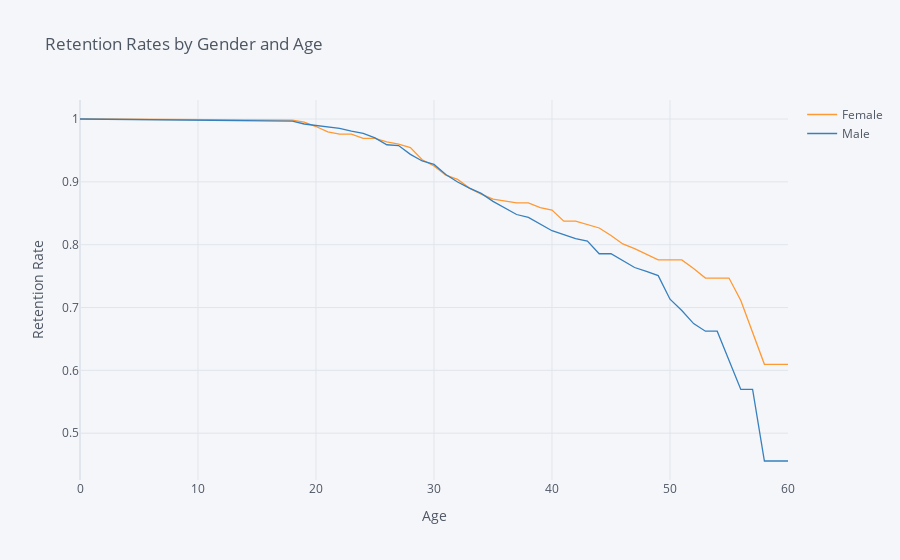

Notebook code for this chart:
### Code cell
uno =  survival(data, 'Gender', 'Age', 'Attrition')
uno.iplot(kind='line', xTitle='Age', yTitle='Retention Rate',
            title='Retention Rates by Gender and Age')

### Figure 1 — Plotly figure (JSON) as saved in the notebook; plotly's stock layout.template omitted (floating-point values rounded to 4 significant figures)
{"data": [{"line": {"color": "rgba(255, 153, 51, 1.0)", "dash": "solid", "shape": "linear", "width": 1.3}, "mode": "lines", "name": "Female", "text": "", "type": "scatter", "x": [0, 18, 19, 20, 21, 22, 23, 24, 25, 26, 27, 28, 29, 30, 31, 32, 33, 34, 35, 36, 37, 38, 39, 40, 41, 42, 43, 44, 45, 46, 47, 48, 49, 50, 51, 52, 53, 54, 55, 56, 57, 58, 59, 60], "y": [1, 0.9983, 0.9949, 0.988, 0.9794, 0.976, 0.976, 0.969, 0.969, 0.9637, 0.9601, 0.9544, 0.9352, 0.9252, 0.9105, 0.904, 0.8901, 0.8804, 0.8725, 0.8696, 0.8665, 0.8665, 0.8591, 0.8551, 0.8374, 0.8374, 0.8322, 0.8266, 0.8146, 0.8011, 0.7936, 0.785, 0.7757, 0.7757, 0.7757, 0.7621, 0.7469, 0.7469, 0.7469, 0.7113, 0.6605, 0.6097, 0.6097, 0.6097]}, {"line": {"color": "rgba(55, 128, 191, 1.0)", "dash": "solid", "shape": "linear", "width": 1.3}, "mode": "lines", "name": "Male", "text": "", "type": "scatter", "x": [0, 18, 19, 20, 21, 22, 23, 24, 25, 26, 27, 28, 29, 30, 31, 32, 33, 34, 35, 36, 37, 38, 39, 40, 41, 42, 43, 44, 45, 46, 47, 48, 49, 50, 51, 52, 53, 54, 55, 56, 57, 58, 59, 60], "y": [1, 0.9966, 0.9921, 0.9898, 0.9886, 0.9852, 0.9806, 0.977, 0.9699, 0.959, 0.9578, 0.9438, 0.9332, 0.9277, 0.9118, 0.8997, 0.8901, 0.8817, 0.8689, 0.8589, 0.848, 0.8433, 0.8331, 0.8222, 0.8162, 0.8096, 0.8058, 0.7856, 0.7856, 0.7752, 0.7637, 0.7575, 0.7508, 0.7132, 0.6952, 0.6744, 0.6624, 0.6624, 0.6172, 0.5697, 0.5697, 0.4558, 0.4558, 0.4558]}], "layout": {"autosize": true, "legend": {"bgcolor": "#F5F6F9", "font": {"color": "#4D5663"}}, "paper_bgcolor": "#F5F6F9", "plot_bgcolor": "#F5F6F9", "title": {"font": {"color": "#4D5663"}, "text": "Retention Rates by Gender and Age"}, "xaxis": {"autorange": true, "gridcolor": "#E1E5ED", "range": [0, 60], "showgrid": true, "tickfont": {"color": "#4D5663"}, "title": {"font": {"color": "#4D5663"}, "text": "Age"}, "type": "linear", "zerolinecolor": "#E1E5ED"}, "yaxis": {"autorange": true, "gridcolor": "#E1E5ED", "range": [0.4255, 1.03], "showgrid": true, "tickfont": {"color": "#4D5663"}, "title": {"font": {"color": "#4D5663"}, "text": "Retention Rate"}, "type": "linear", "zerolinecolor": "#E1E5ED"}}}
